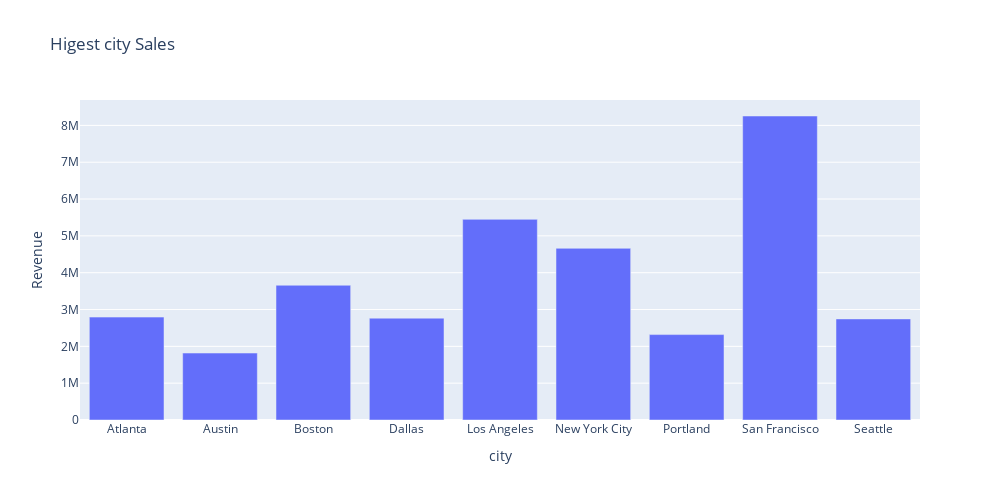

Notebook source saved alongside this figure:
### Markdown cell above
##### whict city has the higest Revenue

### Code cell
city_higest_revenue = df.groupby('city',as_index=False).agg({'Order ID':'count','Revenue':'sum'})
city_higest_revenue.rename(columns={'Order ID':'Order Count'},inplace=True)

px.bar(city_higest_revenue,x='city',y='Revenue',title='Higest city Sales',width=1000,height=500)

### Figure 1 — Plotly figure (JSON) as saved in the notebook; plotly's stock layout.template omitted (floating-point values rounded to 4 significant figures)
{"data": [{"alignmentgroup": "True", "hovertemplate": "city=%{x}<br>Revenue=%{y}<extra></extra>", "legendgroup": "", "marker": {"color": "#636efa", "pattern": {"shape": ""}}, "name": "", "offsetgroup": "", "orientation": "v", "showlegend": false, "textposition": "auto", "type": "bar", "x": ["Atlanta", "Austin", "Boston", "Dallas", "Los Angeles", "New York City", "Portland", "San Francisco", "Seattle"], "xaxis": "x", "y": [2794000.0, 1818000.0, 3659000.0, 2765000.0, 5448000.0, 4662000.0, 2319000.0, 8255000.0, 2745000.0], "yaxis": "y"}], "layout": {"barmode": "relative", "height": 500, "legend": {"tracegroupgap": 0}, "title": {"text": "Higest city Sales"}, "width": 1000, "xaxis": {"anchor": "y", "autorange": true, "domain": [0, 1], "range": [-0.5, 8.5], "title": {"text": "city"}, "type": "category"}, "yaxis": {"anchor": "x", "autorange": true, "domain": [0, 1], "range": [0, 8689000.0], "title": {"text": "Revenue"}, "type": "linear"}}}
